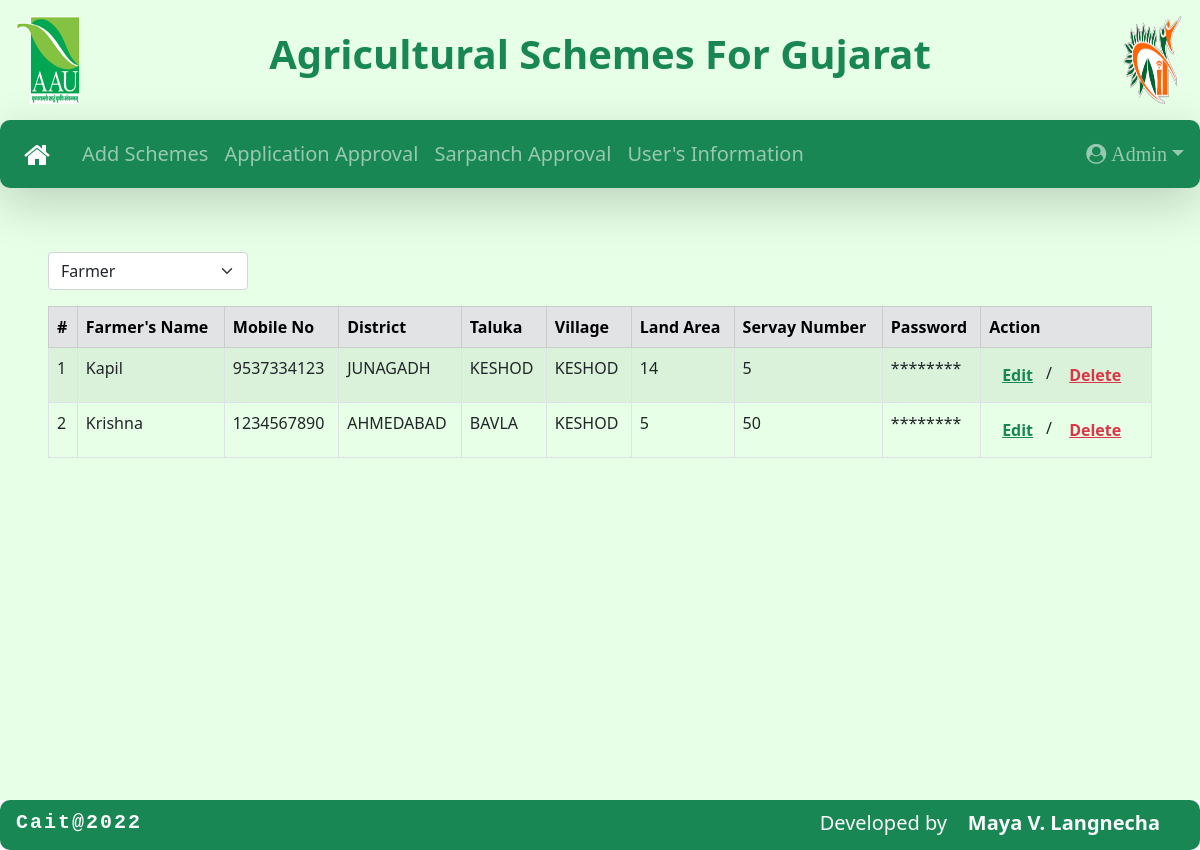
The app's page /super_admin_farm_info/ (signed in) with its own data.
### model/models.py (models this page shows)
class user(models.Model):
    Id = models.AutoField(primary_key=True)
    Mobile_number = models.CharField(max_length=10,unique=True)
    Name = models.CharField(max_length=100)
    User_type = models.CharField(max_length=20)
    Valid_user_or_not = models.BooleanField()
    Servay_num = models.CharField(max_length=10)
    Password = models.CharField(max_length=12)
    District = models.CharField(max_length=30)
    Taluka = models.CharField(max_length=30)
    Village = models.CharField(max_length=30)
    Land_area = models.CharField(max_length=20)

### Agricultural_scheme/views.py (the view)
# urls.py: path('super_admin_farm_info/',views.super_admin_farm_info,name='super_admin_farm_info'),
def super_admin_farm_info(request):
    if request.session.has_key('super'):
        data_farmer = user.objects.filter(User_type='farmer',Valid_user_or_not=True).values()
        data_sarpanch = user.objects.filter(User_type='sarpanch',Valid_user_or_not=True).values()
        context={
            'data_farmer' : data_farmer,
            'data_sarpanch' : data_sarpanch,
            'aname' : aname,
            'auser' : auser,
        }
        return render(request, 'super_admin_farm_info.html',context)
    else:
        return redirect(login)

### Templates/super_admin_farm_info.html (shortened to what this page needs)
{% include "super_admin_header.html" %}
<div class='p-5'>
  <select name="user" class="form-select my-3" style="width: 200px;" id="myselection">
    <option value="farmer" name='farmer'>Farmer</option>
  </select>
  <div class="myDiv" id="farmer">
    <table class="table table-striped table-bordered">
      <thead>
        <tr class='table-secondary'>
          <th scope="col">#</th>
          <th scope="col">Farmer's Name</th>
          <th scope="col">Mobile No</th>
          <th scope="col">District</th>
          <th scope="col">Taluka</th>
          <th scope="col">Village</th>
          <th scope="col">Land Area</th>
          <th scope="col">Servay Number</th>
          <th scope="col">Password</th>
          <th scope="col">Action</th>
        </tr>
      </thead>
      <tbody>
        {% for i in data_farmer %}
        <tr>
          <td>{{forloop.counter}}</td>
          <td>{{i.Name}}</td>
          <td>{{i.Mobile_number}}</td>
          <td>{{i.District}}</td>
          <td>{{i.Taluka}}</td>
          <td>{{i.Village}}</td>
          <td>{{i.Land_area}}</td>
          <td>{{i.Servay_num}}</td>
          <td>********</td>
          <td>
            <button class="btn btn-link text-success fw-bold" data-bs-toggle="modal"
              data-bs-target="#editModal{{forloop.counter}}">Edit</button>/
            <a href="{% url 'sadeleteuser' i.Mobile_number %}" class="btn btn-link fw-bold text-danger"
              onclick="return confirm('Are You Sure?')">Delete</a>
          </td>
        </tr>
        {% endfor %}
      </tbody>
    </table>
  </div>
</div>
</div>
{% include "footer.html" %}

### Templates/super_admin_header.html (shortened to what this page needs)
<!DOCTYPE html>
<html lang="en">
<head>
    <link href="https://cdn.jsdelivr.net/npm/bootstrap@5.0.2/dist/css/bootstrap.min.css" rel="stylesheet"
>
    <link rel="stylesheet" href="https://cdnjs.cloudflare.com/ajax/libs/font-awesome/4.7.0/css/font-awesome.min.css">
    <link rel="stylesheet" href="/static/css/style.css">
</head>
<body>
    <div class="container-fluid all">
        <div class="header">
            <div class="logo1"><img src="/static/images/aau.png" class="img p-3" alt="aau"></div>
            <div class="title text-center fs-1 p-4 fw-bold text-success">Agricultural Schemes For Gujarat</div>
            <div class="logo2"><img src="/static/images/cait.png" class="img p-3" alt="cait"></div>
        </div>
        <nav class="navbar navbar-expand-lg navbar-dark bg-success br shadow-lg">
            <a class="navbar-brand fs-3 mx-4" href="../super_admin_dashboard/"><i class="fa fa-home"
                    aria-hidden="true"></i>
            </a>
            <div class="collapse navbar-collapse" id="navbarSupportedContent">
                <ul class="navbar-nav me-auto mb-2 mb-lg-0">
                    <li class="nav-item">
                        <a class="nav-link fs-5" aria-current="page" href="../super_admin_addscheme/">Add
                            Schemes</a>
                    </li>
                    <li class="nav-item">
                        <a class="nav-link fs-5" aria-current="page" href="../super_admin_app_approove/">Application
                            Approval</a>
                    </li>
                    <li class="nav-item">
                        <a class="nav-link fs-5" aria-current="page" href="../super_admin_approval/">Sarpanch
                            Approval</a>
                    </li>
                    <li class="nav-item">
                        <a class="nav-link fs-5" aria-current="page" href="../super_admin_farm_info/">User's
                            Information</a>
                    </li>
                </ul>
                <ul class="navbar-nav">
                    <li class="nav-item dropdown">
                        <a href="#" class="nav-link dropdown-toggle fs-5 px-3" data-bs-toggle="dropdown"><i
                                class="fa fa-user-circle" aria-hidden="true">&nbsp;{{aname}}</i></a>
                    </li>
                </ul>
            </div>
        </nav>
        <div class="main">

### Templates/footer.html (shortened to what this page needs)
</div>
<div class="footer bg-success d-flex bottom-0">
    <div class="fw-bold fs-5 font-monospace mx-3 text-light py-2" style="letter-spacing: 2px; width: 50%;">
        Cait@2022
    </div>
    <div class="fs-5 text-light mx-4 py-2" style="width: 50%; overflow: hidden ;">
        <p class="mx-3 text-end">Developed by &nbsp;&nbsp;&nbsp;<b>Maya V. Langnecha</b></p>
    </div>
</div>
</body>
</html>

### Static/CSS/Style.css (style rules this page uses)
html { overflow-x: hidden; }
.all { margin: 0; padding: 0; width: 100vw; min-height: 100vh; background-color: #e6ffe6; }
.br { border-radius: 10px; }
.header { width: 100vw; height: 120px; }
.title { width: 84vw; height: 100%; float: left; }
.logo1 { width: 8vw; height: 100%; float: left; }
.logo2 { width: 8vw; height: 100%; float: left; }
.img { width: 100%; height: 100%; border-radius: 20px; }
.main { min-height: 75vh; width: 100vw; }
.footer { width: 100%; margin: 0; padding: 0; height: 50px; border-radius: 10px; display: flex; }
.myDiv { display:none; }

### records on screen
user: Name "Kapil", Mobile_number "9537334123", District "JUNAGADH", Taluka "KESHOD", Village "KESHOD", Land_area "14", Servay_num "5"
user: Name "Krishna", Mobile_number "1234567890", District "AHMEDABAD", Taluka "BAVLA", Village "KESHOD", Land_area "5", Servay_num "50"

### other values on screen
{{ aname }} "Admin"
